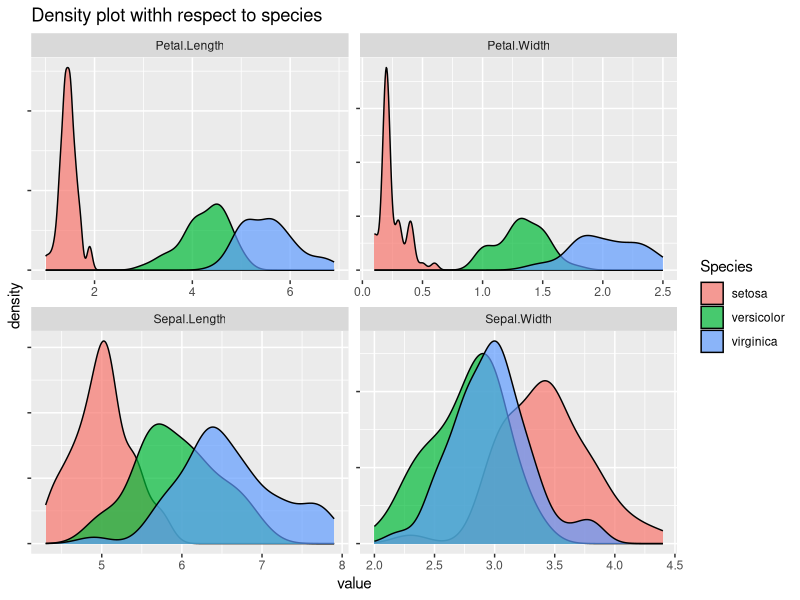
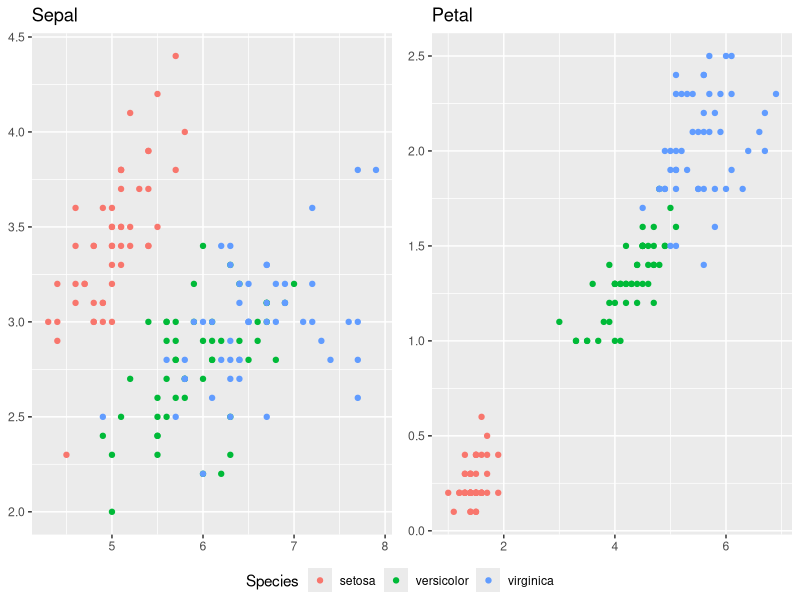
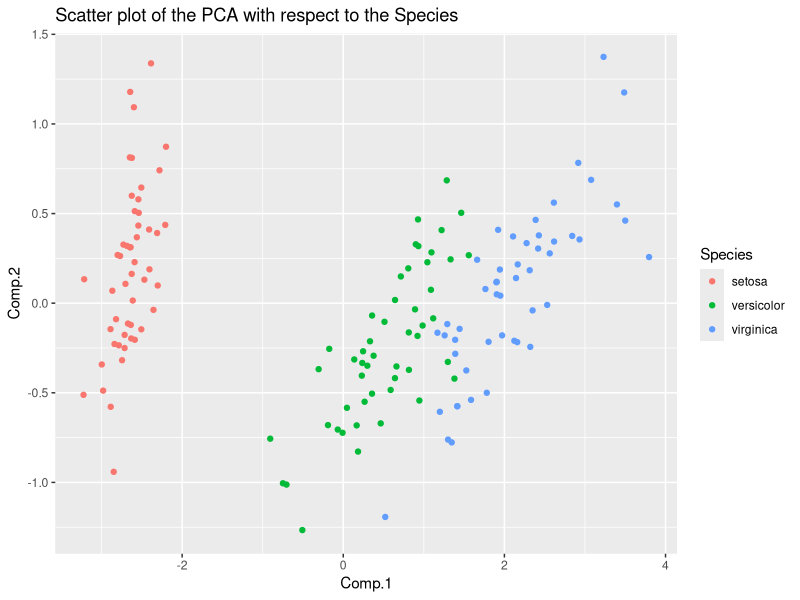
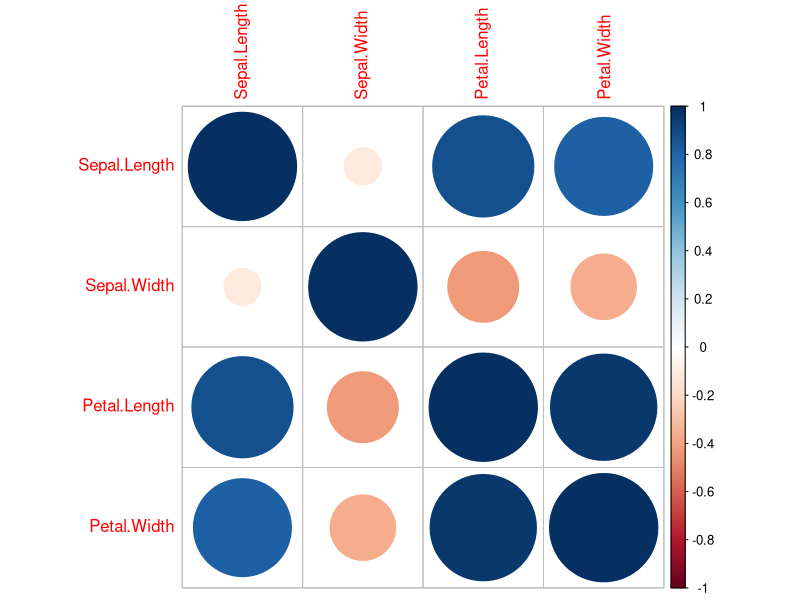

Recreate these plots in R, in order.
## ---- chunk 1
knitr::opts_chunk$set(echo = TRUE)
library(tidyverse)
library(nnet)
library(ggpubr)
data("iris")
## ---- chunk 2
iris %>% 
    summary()
## ---- chunk 3
iris %>% 
    pivot_longer(-Species) %>% 
    ggplot(aes(value, fill = Species)) +
    geom_density(alpha = .7) +
    facet_wrap(~name, scales = "free") +
    scale_y_continuous(labels = NULL) +
    labs(title = "Density plot withh respect to species")
## ---- chunk 4
ggarrange(
    iris %>%
        ggplot(aes(Sepal.Length, Sepal.Width, col = Species)) +
        geom_point() +
        labs(title = "Sepal",x = NULL, y = NULL),
    iris %>%
        ggplot(aes(Petal.Length, Petal.Width, col = Species)) +
        geom_point() +
        labs(title = "Petal",x = NULL, y = NULL), common.legend = T, legend = "bottom"
) 
## ---- chunk 5
(iris %>% 
    select(-Species) %>% 
    princomp())$scores %>% 
    as.data.frame() %>% 
    select(1:2) %>% 
    bind_cols(Species = iris$Species) %>% 
    ggplot(aes(Comp.1, Comp.2, col = Species)) +
    geom_point() +
    labs(title = "Scatter plot of the PCA with respect to the Species")
## ---- chunk 6
cor(select(iris, -Species)) %>% 
corrplot::corrplot()
## ---- chunk 7
set.seed(1234)
iris_train <-
    iris %>%
    mutate(id = row_number(), .before = everything()) %>%
    group_by(Species) %>%
    slice_sample(n = 35)

iris_test <-
    iris %>%
    mutate(id = row_number(), .before = everything()) %>%
    anti_join(iris_train, by = "id") %>% 
    select(-id)

iris_train <- select(iris_train, -id)
## ---- chunk 8
model <- multinom(formula = Species ~ ., data = iris_train)

table(predicted = predict(model, iris_test), true = iris_test$Species)
## ---- chunk 9
model_pca <-
    (iris_train %>%
         ungroup() %>%
         select(-Species) %>%
         princomp())$score %>%
    as.data.frame() %>%
    bind_cols(Species = iris_train$Species) %>%
    multinom(formula = Species ~ .)


table(predicted = predict(model_pca,
        newdata = (iris_test %>%
                       ungroup() %>%
                       select(-Species) %>%
                       princomp())$score), true = iris_test$Species)
